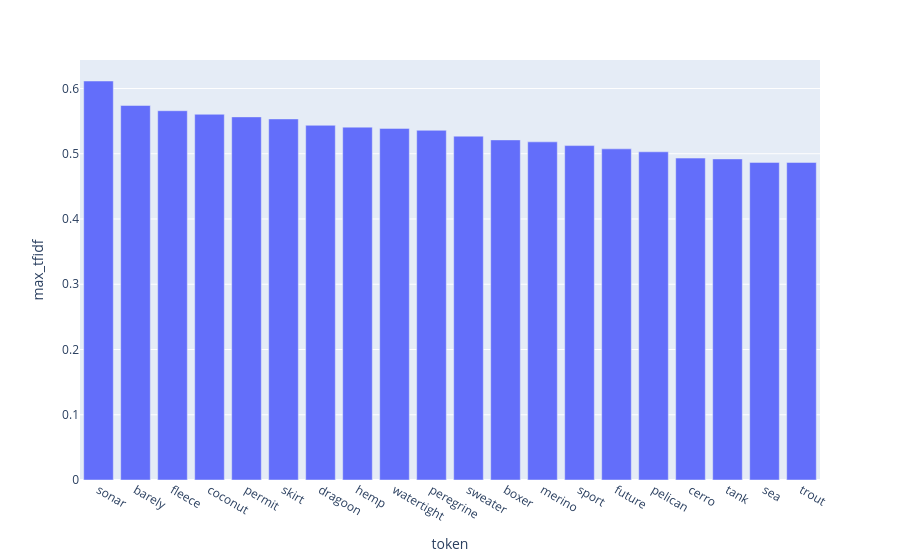

Notebook source saved alongside this figure:
### Code cell
# Import plotly express
import plotly.express as px

# Create bar chart
fig = px.bar(top_20, x="token", y="max_tfidf")

# Render chart
fig.show()

### Figure 1 — Plotly figure (JSON) as saved in the notebook; plotly's stock layout.template omitted (floating-point values rounded to 4 significant figures)
{"data": [{"hovertemplate": "token=%{x}<br>max_tfidf=%{y}<extra></extra>", "legendgroup": "", "marker": {"color": "#636efa", "pattern": {"shape": ""}}, "name": "", "orientation": "v", "showlegend": false, "textposition": "auto", "type": "bar", "x": ["sonar", "barely", "fleece", "coconut", "permit", "skirt", "dragoon", "hemp", "watertight", "peregrine", "sweater", "boxer", "merino", "sport", "future", "pelican", "cerro", "tank", "sea", "trout"], "xaxis": "x", "y": [0.6115, 0.574, 0.5659, 0.5605, 0.5565, 0.5533, 0.5436, 0.5408, 0.5389, 0.5359, 0.5269, 0.5212, 0.5182, 0.5125, 0.5075, 0.503, 0.4933, 0.4921, 0.4868, 0.4867], "yaxis": "y"}], "layout": {"barmode": "relative", "legend": {"tracegroupgap": 0}, "margin": {"t": 60}, "xaxis": {"anchor": "y", "domain": [0, 1], "title": {"text": "token"}}, "yaxis": {"anchor": "x", "domain": [0, 1], "title": {"text": "max_tfidf"}}}}
